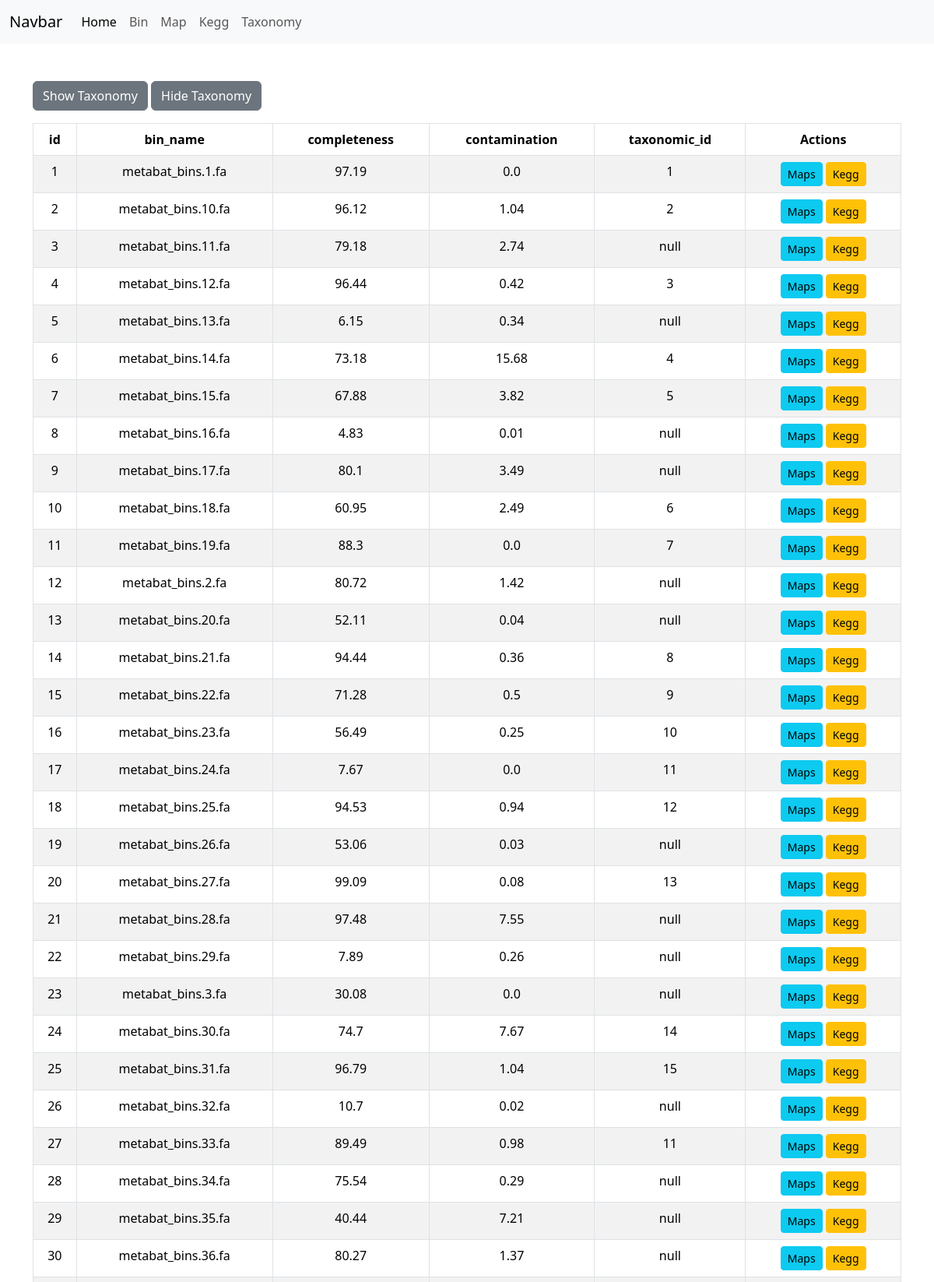
The page /bin_query (upper part) on the database its author committed.
### tables this page shows
CREATE TABLE bin (
    id INTEGER PRIMARY KEY AUTOINCREMENT,
    bin_name VARCHAR(255),
    completeness FLOAT,
    contamination FLOAT,
    taxonomic_id INT,
    FOREIGN KEY (taxonomic_id) REFERENCES taxonomy(id)
);

### hello.py (the view)
@app.route('/bin_query')
def show_bins2():
    requested_columns = request.args.getlist('columns')
    print(requested_columns)
    default_columns = ['id', 'bin_name', 'completeness', 'contamination', 'taxonomic_id']
    columns = requested_columns if requested_columns else default_columns
    safe_columns = [col for col in columns if col in default_columns]
    if not safe_columns:
        safe_columns = default_columns  # Utiliser les colonnes par défaut si aucune colonne demandée n'est valide
    conn = get_db_connection()
    cur = conn.cursor()
    query = f"SELECT {', '.join(safe_columns)} FROM bin"
    print(query)
    cur.execute(query)
    bins = cur.fetchall()
    conn.close()
    return render_template('bin.html', bins=bins, columns=safe_columns)

### hello.py (called while the page is built)
def get_db_connection():
    conn = sqlite3.connect('pankegg.db')
    conn.row_factory = sqlite3.Row
    return conn

### templates/bin.html (shortened to what this page needs)
{% extends "base.html" %}
{% block content %}
<div class="container mt-5">
    <form method="get" class="mb-3">
        <button type="submit" name="show_taxonomy" value="true" class="btn btn-secondary">Show Taxonomy</button>
        <button type="submit" name="hide_taxonomy" value="true" class="btn btn-secondary">Hide Taxonomy</button>
    </form>
    <table class="table table-bordered table-striped table-responsive text-center">
        <thead class="thead-dark">
            <tr>
                {% for col in columns %}
                <th>{{ col }}</th>
                {% endfor %}
                <th>Actions</th>
            </tr>
        </thead>
        <tbody>
            {% for bin in bins %}
            <tr>
                {% for col in columns %}
                <td>
                    {% if bin[col] is defined %}
                        {{ bin[col] }}
                    {% else %}
                        Non disponible
                    {% endif %}
                </td>
                {% endfor %}
                <td>
                    <button class="btn btn-info btn-sm">Maps</button>
                    <button class="btn btn-warning btn-sm">Kegg</button>
                </td>
            </tr>
            {% endfor %}
        </tbody>
    </table>
</div>
{% endblock%}

### templates/base.html (shortened to what this page needs)
<!DOCTYPE html>
<html lang="en">
<head>
    <link href="https://cdn.jsdelivr.net/npm/bootstrap@5.3.3/dist/css/bootstrap.min.css" rel="stylesheet">
</head>
<body>
    <nav class="navbar navbar-expand-lg bg-body-tertiary">
      <div class="container-fluid">
        <a class="navbar-brand" href="#">Navbar</a>
        <div class="collapse navbar-collapse" id="navbarNav">
          <ul class="navbar-nav">
            <li class="nav-item">
              <a class="nav-link active" aria-current="page" href="/">Home</a>
            </li>
            <li class="nav-item">
              <a class="nav-link" href="/bin">Bin</a>
            </li>
            <li class="nav-item">
              <a class="nav-link" href="/map">Map</a>
            </li>
            <li class="nav-item">
                <a class="nav-link" href="/kegg">Kegg</a>
            </li>
            <li class="nav-item">
                <a class="nav-link" href="/taxonomy">Taxonomy</a>
            </li>
          </ul>
        </div>
      </div>
    </nav>
    {% block content %}
    {% endblock %}
</body>
</html>

### rows shown on the page
bin: id "1" "metabat_bins.1.fa" "97.19" "0.0" "1"
bin: id "2" "metabat_bins.10.fa" "96.12" "1.04" "2"
bin: id "3" "metabat_bins.11.fa" "79.18" "2.74" "null"
bin: id "4" "metabat_bins.12.fa" "96.44" "0.42" "3"
bin: id "5" "metabat_bins.13.fa" "6.15" "0.34" "null"
bin: id "6" "metabat_bins.14.fa" "73.18" "15.68" "4"
bin: id "7" "metabat_bins.15.fa" "67.88" "3.82" "5"
bin: id "8" "metabat_bins.16.fa" "4.83" "0.01" "null"
bin: id "9" "metabat_bins.17.fa" "80.1" "3.49" "null"
bin: id "10" "metabat_bins.18.fa" "60.95" "2.49" "6"
bin: id "11" "metabat_bins.19.fa" "88.3" "0.0" "7"
bin: id "12" "metabat_bins.2.fa" "80.72" "1.42" "null"
bin: id "13" "metabat_bins.20.fa" "52.11" "0.04" "null"
bin: id "14" "metabat_bins.21.fa" "94.44" "0.36" "8"
bin: id "15" "metabat_bins.22.fa" "71.28" "0.5" "9"
bin: id "16" "metabat_bins.23.fa" "56.49" "0.25" "10"
bin: id "17" "metabat_bins.24.fa" "7.67" "0.0" "11"
bin: id "18" "metabat_bins.25.fa" "94.53" "0.94" "12"
bin: id "19" "metabat_bins.26.fa" "53.06" "0.03" "null"
bin: id "20" "metabat_bins.27.fa" "99.09" "0.08" "13"
bin: id "21" "metabat_bins.28.fa" "97.48" "7.55" "null"
bin: id "22" "metabat_bins.29.fa" "7.89" "0.26" "null"
bin: id "23" "metabat_bins.3.fa" "30.08" "0.0" "null"
bin: id "24" "metabat_bins.30.fa" "74.7" "7.67" "14"
bin: id "25" "metabat_bins.31.fa" "96.79" "1.04" "15"
bin: id "26" "metabat_bins.32.fa" "10.7" "0.02" "null"
bin: id "27" "metabat_bins.33.fa" "89.49" "0.98" "11"
bin: id "28" "metabat_bins.34.fa" "75.54" "0.29" "null"
bin: id "29" "metabat_bins.35.fa" "40.44" "7.21" "null"
bin: id "30" "metabat_bins.36.fa" "80.27" "1.37" "null"

### other values the page prints
{{ col }} "id" "bin_name" "completeness" "contamination" "taxonomic_id"
